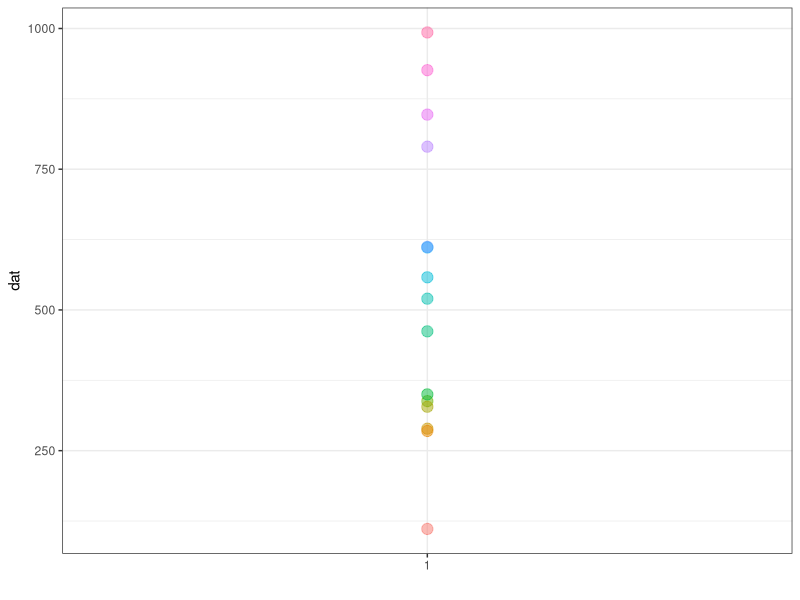
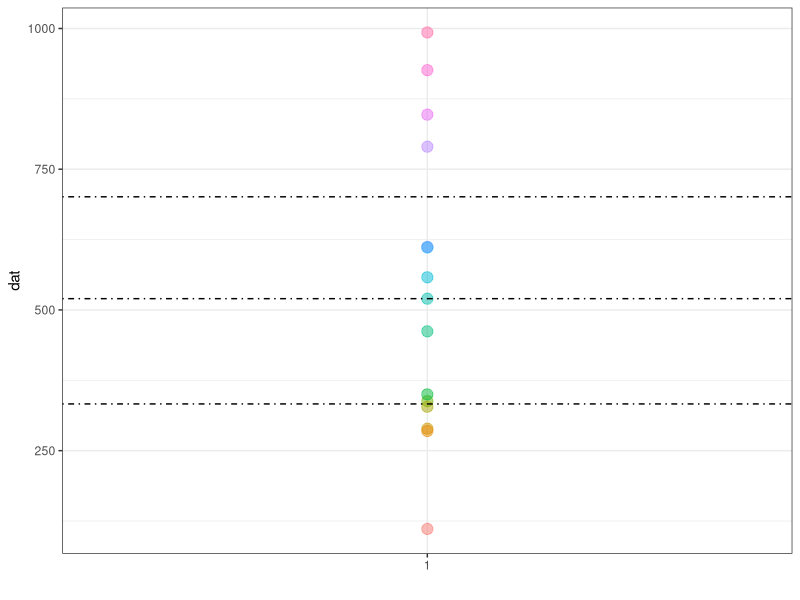
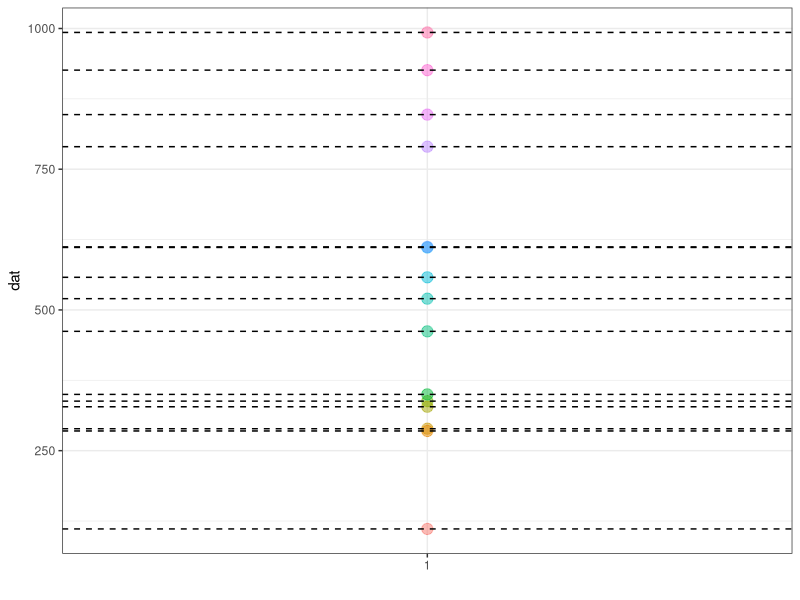
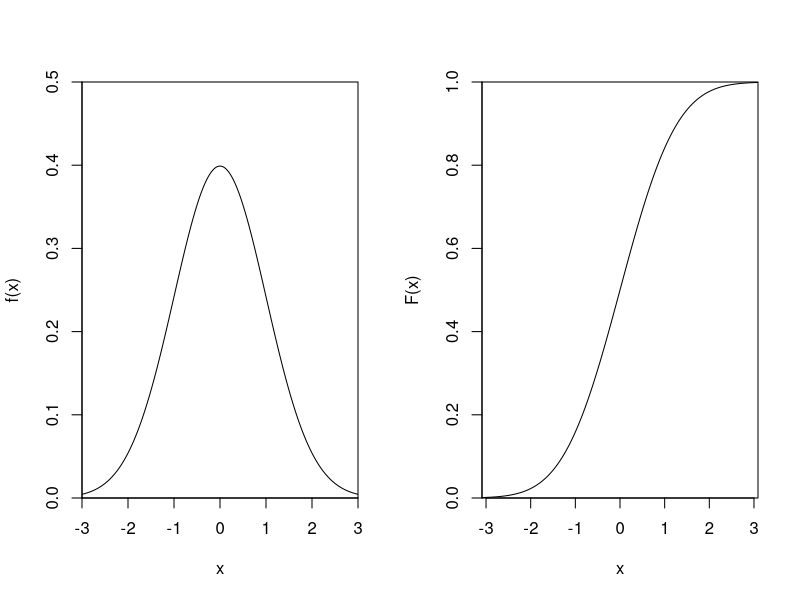
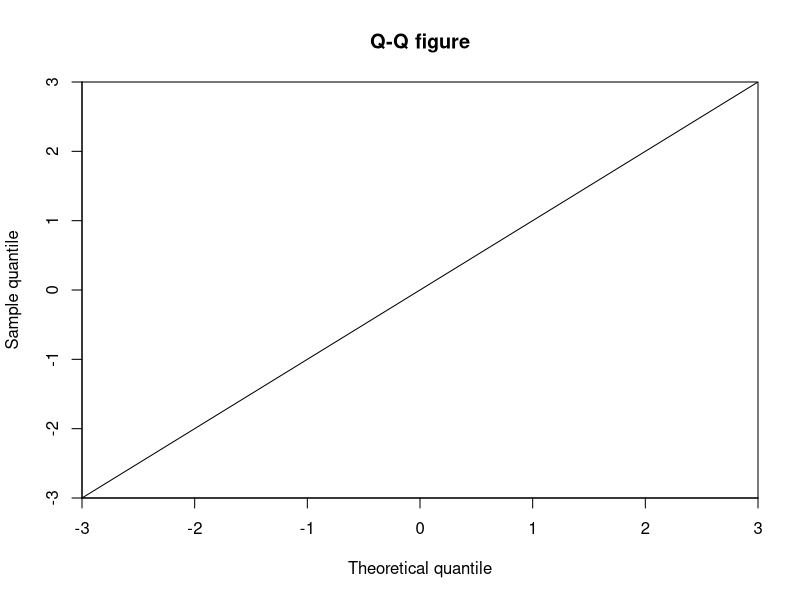
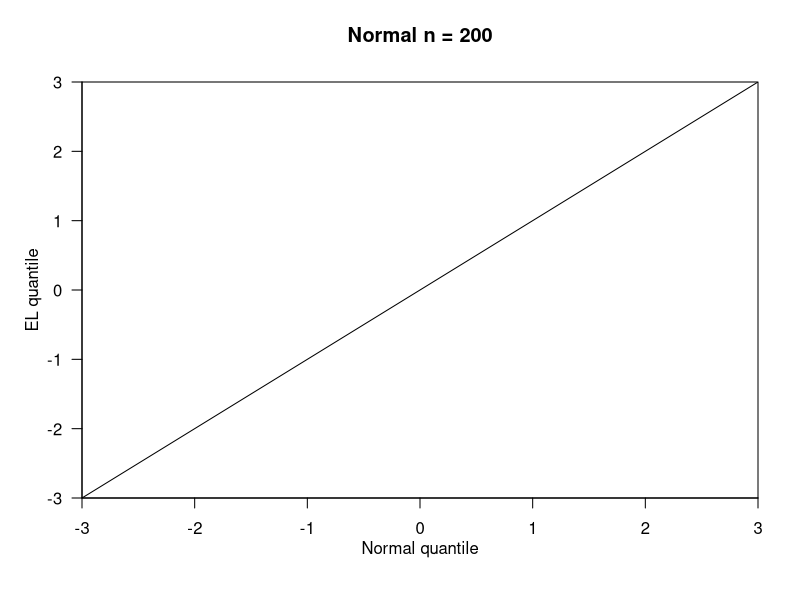
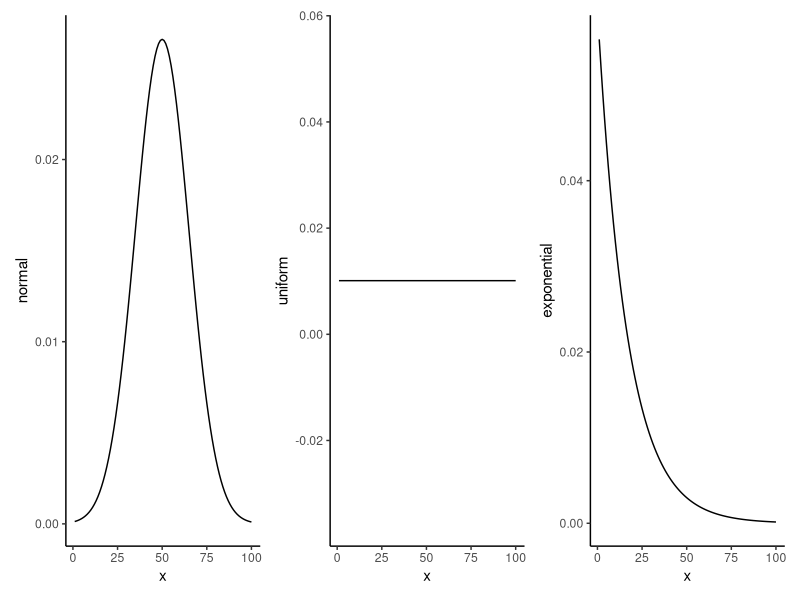
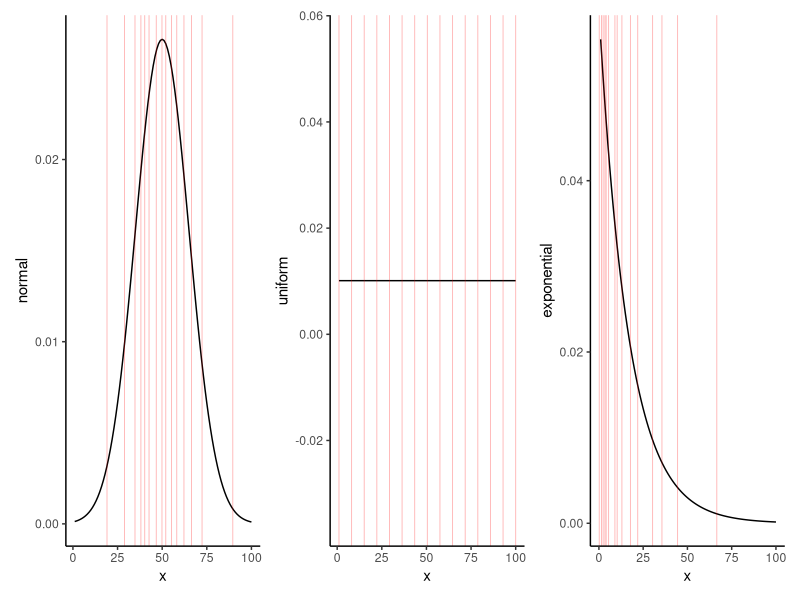

Source code (R) for these figures, in order:
## ---- chunk 1
knitr::opts_chunk$set(results='hold', collapse = TRUE, warning = FALSE, out.width = '100%', out.height='100%',message=FALSE,fig.align='center')
## ---- chunk 2
# 生成一组数字，作为示例数据
set.seed(6666)
dat = sample(1:1000,15) 
dat
## ---- chunk 3
# 这些数据画在图上,横坐标没有意义,纵坐标代表dat的数值。
library(ggplot2)
p = ggplot(dat = as.data.frame(dat),aes(x = factor(1),y = dat))+
  geom_point(aes(color = factor(dat),fill = factor(dat)),
             size = 3.5,shape = 21,alpha = 0.5)+
  labs(x = "")+
  theme_bw()+
  theme(legend.position = "none")
p 
## ---- chunk 4
# 四分位数，即可以将这组数据分成等量的四个部分的三个数。
quantile(dat) 
## ---- chunk 5
# 三条线分别代表25% 50% 75% 的四分位数，与箱线图异曲同工。
p + geom_hline(yintercept = quantile(dat)[2:4],linetype = 4)
## ---- chunk 6
# 四分位数是最常见的，在此基础上可以扩展到百分位数，例如：
qk = quantile(dat,probs = seq(0, 1, length.out = 15))
qk
## ---- chunk 7
# 这是15个数字，所以分成了15份
p + geom_hline(yintercept = qk,linetype = 2)
## ---- chunk 8
par(mfrow=c(1,2))
plot(seq(-3,3,0.01), dnorm(seq(-3,3,0.01)), 
     xlab = 'x', ylab = 'f(x)',
     ylim = c(0,0.5),
     xaxs = 'i', yaxs = 'i', type = 'l')

plot(qnorm(seq(0,1,0.001)), seq(0,1,0.001), 
     xlab = 'x', ylab = 'F(x)',
     xaxs = 'i', yaxs = 'i', type = 'l')
## ---- chunk 9
x = seq(-3,3,0.01)
par(mfrow=c(1,1))
plot(x,x, main = 'Q-Q figure',
     xlim = c(-3,3), ylim = c(-3,3), 
     xlab = 'Theoretical quantile', ylab = 'Sample quantile',
     xaxs = 'i', yaxs = 'i',
     type = 'l')
## ---- chunk 10
n = 200
x = seq(-3,3,0.01)
par(mfrow=c(1,1))
plot(x,x, 
     xlim = c(-3,3), ylim = c(-3,3), 
     xaxs = 'i', yaxs = 'i',
     xaxt = 'n', yaxt = 'n',
     ann = F, type = 'l')
axis(1, las = 1)
axis(2, las = 1)
title(main = paste0('Normal n = ',n), 
      xlab= 'Normal quantile', ylab = 'EL quantile', 
      line = 2)
## ---- chunk 11
# 生成符合三种分布的数据，作为检验示例数据属于那种分布的参考。任何一个分布都可以。
library(patchwork)
df = data.frame(x = 1:100,
                normal  = dnorm(1:100,50,15),
                uniform  = dunif(1:100,1,100),
                exponential  = dexp(1:100,0.06))
head(df)

set.seed(1004);normal = rnorm(100,50,15)
set.seed(1004);uniform  = 1:100
set.seed(1004);exponential  = rexp(100,0.06)
rn = data.frame(x = 1:100,
                normal = normal,
                uniform  = uniform ,
                exponential  = exponential )
head(rn)

## ---- chunk 12
#1.正态分布
p1 = ggplot(df,aes(x = x,y = normal ))+
     geom_line()+theme_classic()
#2.均匀分布
p2 = ggplot(df,aes(x = x,y = uniform ))+
     geom_line()+theme_classic()
#3.指数分布
p3 = ggplot(df,aes(x = x,y = exponential ))+
     geom_line()+theme_classic()
p1+p2+p3
## ---- chunk 13
qn = apply(rn,2,function(x){
  quantile(x,probs = seq(0, 1, length.out = 15))
})
qn[,1] = 1:nrow(qn)
qn = data.frame(qn)
qp = function(p,nc){
  a = p
  n = c()
  for(i in 1:nrow(qn)){
    n[[i]] = qn[i,nc]
    a = a + geom_vline(xintercept = n[[i]],color = "red",size = 0.3,alpha = 0.3)
  }
  return(a)
}
qp(p1,2)+qp(p2,3)+qp(p3,4)
## ---- chunk 14
# 15个数据实在太少，比较不同分布时不够明显，所以扩展到100个。
dat = sample(1:1000,100)
qn$nk = quantile(dat,probs = seq(0, 1, length.out = 15))
qq = function(k){
  ggplot(data = qn,aes_string(x = colnames(qn)[k],y = "nk"))+
  geom_point()+
  geom_smooth(method = "lm",se = F)+
  theme_bw()
} 
qq(2)+qq(3)+qq(4)
## ---- chunk 15
qqnorm(qn$nk)
qqline(qn$nk, col=2)  
## ---- chunk 16
library(car)
qqPlot(qn$nk)
